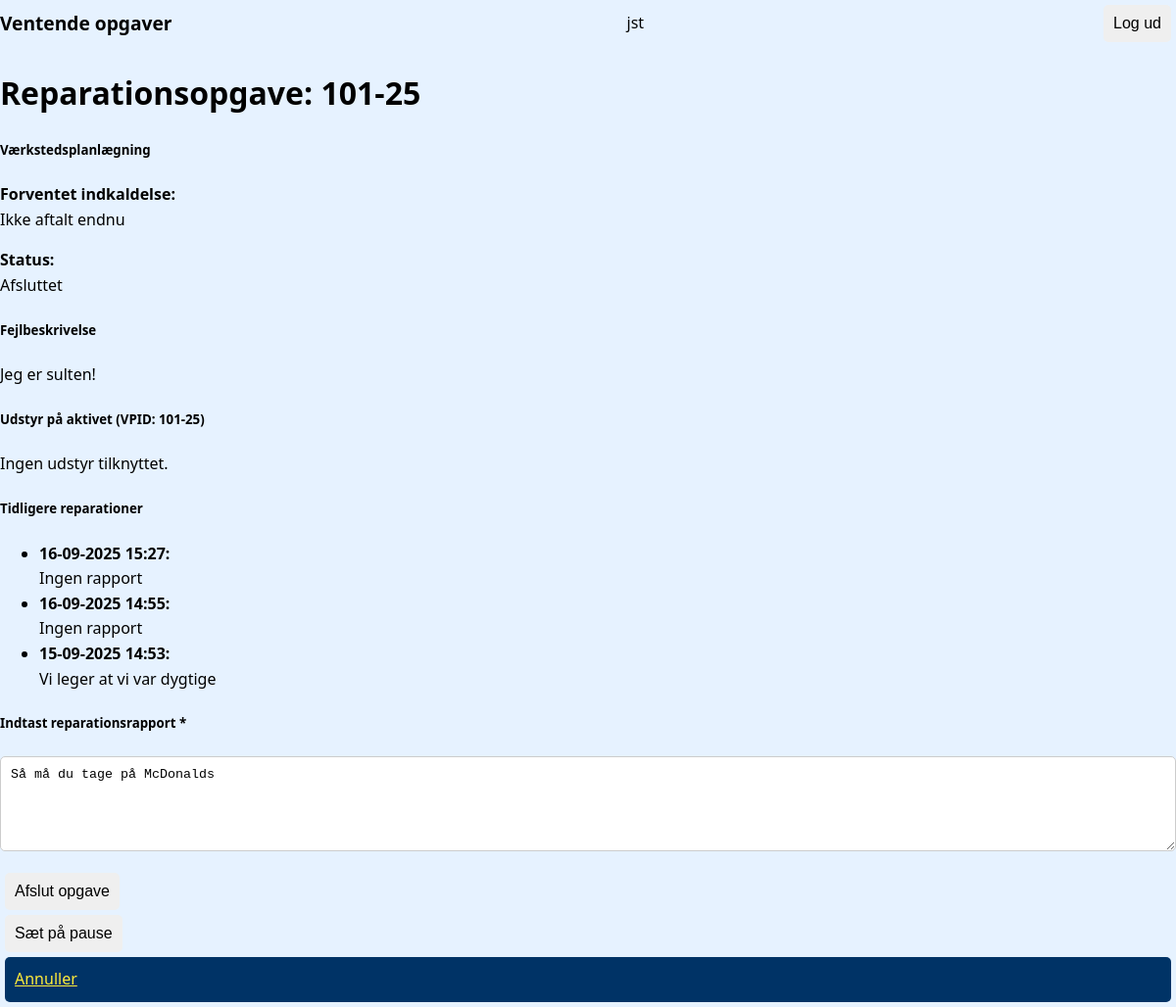
The page /task/5/ (signed in) on the database as committed earlier.
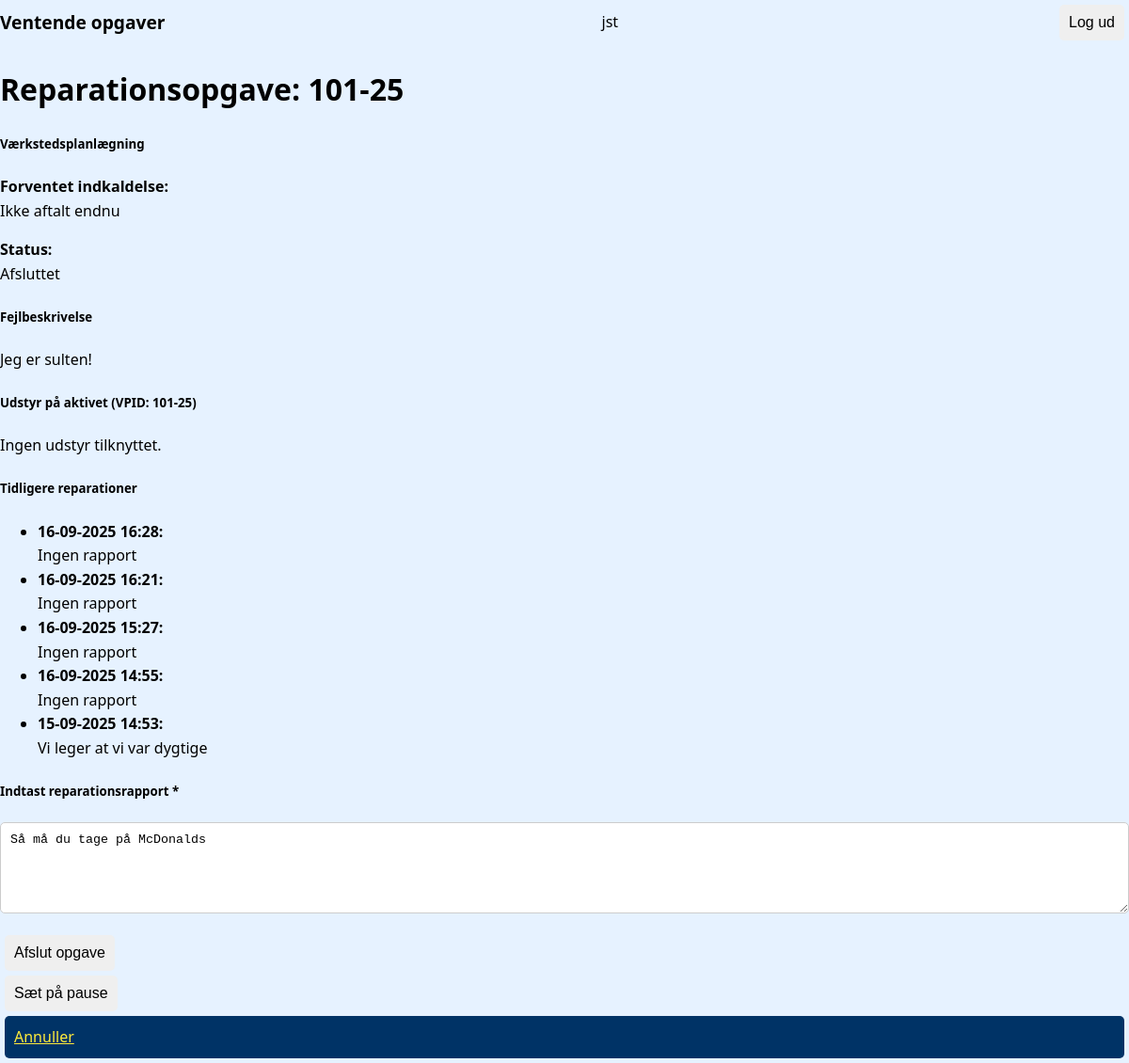
The same page on the database as committed later.
### assets/models.py (models this page shows, shortened)
class FaultReport(models.Model):
    LANGUAGE_CHOICES = [
        ('de', _("Tysk")),
        ('pl', _("Polsk")),
        ('en', _("Engelsk")),
    ]
    PRIORITY_CHOICES = [
        (1, _("Høj")),
        (2, _("Normal")),
        (3, _("Lav (vent til service)")),
    ]
    STATUS_CHOICES = [
        ('Active', _("Aktiv")),
        ('Paused', _("På pause")),
        ('Completed', _("Afsluttet")),
    ]
    title = models.CharField(max_length=100, verbose_name=_("Titel"))
    description = models.TextField(verbose_name=_("Beskrivelse (oversat)"))
    original_description = models.TextField(
        blank=True,
        null=True,
        verbose_name=_("Original beskrivelse")
    )
    sprog = models.CharField(
        max_length=2,
        choices=LANGUAGE_CHOICES,
        default='de',
        verbose_name=_("Originalt sprog")
    )
    created_at = models.DateTimeField(auto_now_add=True, verbose_name=_("Oprettet"))
    updated_at = models.DateTimeField(auto_now=True, verbose_name=_("Opdateret"))
    status = models.CharField(
        max_length=20,
        choices=STATUS_CHOICES,
        default='Active',
        verbose_name=_("Status")
    )
    image = models.ImageField(
        upload_to='fault_reports/',
        blank=True,
        verbose_name=_("Billede")
    )
    repair_status = models.BooleanField(
        default=False,
        verbose_name=_("Reparationsstatus")
    )
    machine = models.CharField(
        max_length=100,
        blank=True,
        null=True,
        default="",
        verbose_name=_("Maskine")
    )
    location = models.CharField(
        max_length=100,
        blank=True,
        null=True,
        default="",
        verbose_name=_("Lokation")
    )
    vpid = models.CharField(
        max_length=100,
        blank=True,
        null=True,
        verbose_name=_("VPID")
    )
    asset = models.ForeignKey(
        'Asset',
        on_delete=models.SET_NULL,
        null=True,
        blank=True,
        verbose_name=_("Aktiv")
    )
    priority = models.IntegerField(
        choices=PRIORITY_CHOICES,
        default=2,
        verbose_name=_("Prioritet")
    )
    assigned_to = models.ForeignKey(
        User,
        on_delete=models.SET_NULL,
        null=True,
        blank=True,
        verbose_name=_("Tildelt mekaniker"),
        related_name='assigned_reports'
    )
    started_at = models.DateTimeField(
        null=True,
        blank=True,
        verbose_name=_("Arbejde påbegyndt")
    )
    completed_at = models.DateTimeField(
        null=True,
        blank=True,
        verbose_name=_("Afsluttet")
    )
    completed_by = models.ForeignKey(
        User,
        on_delete=models.SET_NULL,
        null=True,
        blank=True,
        verbose_name=_("Udført af"),
        related_name='completed_reports'
    )
    notes = models.TextField(
        blank=True,
        verbose_name=_("Noter (til mekaniker)")
    )
    is_approved = models.BooleanField(
        default=False,
        verbose_name=_("Godkendt")
    )
    mechanic_report = models.TextField(
        blank=True,
        null=True,
        verbose_name=_("Mekanikerrapport")
    )
    expected_workshop_date = models.DateTimeField(
        null=True,
        blank=True,
        verbose_name=_("Forventet indkaldelse til værksted"),
        help_text=_("Dato og tid for når aktivet forventes indkaldt til værksted.")
    )
    def current_status(self):
        return self.get_status_display()
    current_status.short_description = _("Nuværende status")

### assets/views.py (the view, shortened to what this page needs)
# urls.py: path('task/<int:report_id>/', views.mechanic_task, name='mechanic_task'),
@login_required
def mechanic_task(request, report_id):
    report = get_object_or_404(FaultReport, id=report_id)
    asset = get_object_or_404(Asset, VPID=report.vpid) if report.vpid else None
    repair_history = FaultReport.objects.filter(vpid=report.vpid).exclude(id=report_id).order_by('-created_at')
    equipment_list = asset.equipment.all() if asset else []
    context = {
        'report': report,
        'asset': asset,
        'equipment_list': equipment_list,
        'repair_history': repair_history,
    }
    return render(request, 'assets/mechanic_task.html', context)

### assets/templates/assets/mechanic_task.html (shortened to what this page needs)
{% extends "base.html" %}
{% block content %}
<div class="container mt-4">
  <h1 class="mb-4">Reparationsopgave: {{ report.vpid }}</h1>
  <div class="card mb-4 border-warning">
    <div class="card-body">
      <h5 class="card-title text-warning">
         Værkstedsplanlægning
      </h5>
      <div class="row">
        <div class="col-md-6">
          <p>
            <strong>Forventet indkaldelse:</strong><br>
            {% if report.expected_workshop_date %}
              <span class="badge bg-{% if report.expected_workshop_date < timezone.now %}danger{% else %}primary{% endif %}">
                {{ report.expected_workshop_date|date:"d-m-Y H:i" }}
              </span>
              {% if report.expected_workshop_date < timezone.now %}
                <span class="text-danger ms-2">
                  <i class="bi bi-exclamation-triangle-fill"></i> Forsinket!
                </span>
              {% endif %}
            {% else %}
              <span class="text-muted">Ikke aftalt endnu</span>
            {% endif %}
          </p>
        </div>
        <div class="col-md-6">
          <p>
            <strong>Status:</strong><br>
            <span class="badge
              {% if report.status == 'Completed' %}bg-success
              {% elif report.status == 'Paused' %}bg-warning
              {% else %}bg-info{% endif %}">
              {{ report.get_status_display }}
            </span>
          </p>
        </div>
      </div>
    </div>
  </div>
  <div class="card mb-4">
    <div class="card-body">
      <h5 class="card-title">Fejlbeskrivelse</h5>
      <p class="card-text">{{ report.description }}</p>
    </div>
  </div>
  {% if asset %}
  <div class="card mb-4">
    <div class="card-body">
      <h5 class="card-title">Udstyr på aktivet (VPID: {{ asset.VPID }})</h5>
      {% if equipment_list %}
        <ul class="list-group">
          {% for equipment in equipment_list %}
            <li class="list-group-item">
              <strong>{{ equipment.Navn }}</strong><br>
              {{ equipment.Beskrivelse|default:"Ingen beskrivelse" }}
            </li>
          {% empty %}
            <li class="list-group-item">Ingen udstyr tilknyttet.</li>
          {% endfor %}
        </ul>
      {% else %}
        <p>Ingen udstyr tilknyttet.</p>
      {% endif %}
    </div>
  </div>
  {% endif %}
  <div class="card mb-4">
    <div class="card-body">
      <h5 class="card-title">Tidligere reparationer</h5>
      {% if repair_history %}
        <ul class="list-group">
          {% for old_report in repair_history %}
            <li class="list-group-item">
              <strong>{{ old_report.created_at|date:"d-m-Y H:i" }}:</strong><br>
              {{ old_report.mechanic_report|default:"Ingen rapport" }}
            </li>
          {% empty %}
            <li class="list-group-item">Ingen tidligere reparationer.</li>
          {% endfor %}
        </ul>
      {% else %}
        <p>Ingen tidligere reparationer.</p>
      {% endif %}
    </div>
  </div>
  <div class="card mb-4">
    <div class="card-body">
      <h5 class="card-title">Indtast reparationsrapport <span class="text-danger">*</span></h5>
      <form method="post">
        <div class="form-group mb-3">
          <textarea class="form-control" name="mechanic_report" rows="5" placeholder="Beskriv reparationen eller årsag til pause..." required>{{ report.mechanic_report }}</textarea>
        </div>
        <div class="d-flex gap-2">
          <button type="submit" name="complete" class="btn btn-success">Afslut opgave</button>
          <button type="submit" name="pause" class="btn btn-warning">Sæt på pause</button>
          <a href="{% url 'mechanic_reports' %}" class="btn btn-secondary">Annuller</a>
        </div>
      </form>
    </div>
  </div>
</div>
{% endblock %}

Rows that differ between the two databases and show on the page:
added FaultReport: created_at "16-09-2025 16:28", mechanic_report "Ingen rapport"
added FaultReport: created_at "16-09-2025 16:21", mechanic_report "Ingen rapport"
